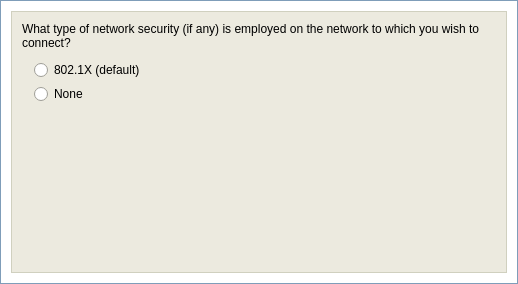
<ui version="4.0" >
 <class>Form</class>
 <widget class="QWidget" name="Form" >
  <property name="geometry" >
   <rect>
    <x>0</x>
    <y>0</y>
    <width>518</width>
    <height>284</height>
   </rect>
  </property>
  <property name="sizePolicy" >
   <sizepolicy vsizetype="Fixed" hsizetype="Fixed" >
    <horstretch>0</horstretch>
    <verstretch>0</verstretch>
   </sizepolicy>
  </property>
  <property name="minimumSize" >
   <size>
    <width>518</width>
    <height>284</height>
   </size>
  </property>
  <property name="maximumSize" >
   <size>
    <width>496</width>
    <height>262</height>
   </size>
  </property>
  <property name="windowTitle" >
   <string>Form</string>
  </property>
  <layout class="QVBoxLayout" >
   <property name="spacing" >
    <number>0</number>
   </property>
   <property name="leftMargin" >
    <number>0</number>
   </property>
   <property name="topMargin" >
    <number>0</number>
   </property>
   <property name="rightMargin" >
    <number>0</number>
   </property>
   <property name="bottomMargin" >
    <number>0</number>
   </property>
   <item>
    <widget class="QFrame" name="frameOuterCosmetic" >
     <property name="sizePolicy" >
      <sizepolicy vsizetype="Fixed" hsizetype="Preferred" >
       <horstretch>0</horstretch>
       <verstretch>0</verstretch>
      </sizepolicy>
     </property>
     <property name="minimumSize" >
      <size>
       <width>16</width>
       <height>284</height>
      </size>
     </property>
     <property name="palette" >
      <palette>
       <active>
        <colorrole role="WindowText" >
         <brush brushstyle="SolidPattern" >
          <color alpha="255" >
           <red>127</red>
           <green>157</green>
           <blue>185</blue>
          </color>
         </brush>
        </colorrole>
        <colorrole role="Base" >
         <brush brushstyle="SolidPattern" >
          <color alpha="255" >
           <red>255</red>
           <green>255</green>
           <blue>255</blue>
          </color>
         </brush>
        </colorrole>
        <colorrole role="Window" >
         <brush brushstyle="SolidPattern" >
          <color alpha="255" >
           <red>255</red>
           <green>255</green>
           <blue>255</blue>
          </color>
         </brush>
        </colorrole>
       </active>
       <inactive>
        <colorrole role="WindowText" >
         <brush brushstyle="SolidPattern" >
          <color alpha="255" >
           <red>127</red>
           <green>157</green>
           <blue>185</blue>
          </color>
         </brush>
        </colorrole>
        <colorrole role="Base" >
         <brush brushstyle="SolidPattern" >
          <color alpha="255" >
           <red>255</red>
           <green>255</green>
           <blue>255</blue>
          </color>
         </brush>
        </colorrole>
        <colorrole role="Window" >
         <brush brushstyle="SolidPattern" >
          <color alpha="255" >
           <red>255</red>
           <green>255</green>
           <blue>255</blue>
          </color>
         </brush>
        </colorrole>
       </inactive>
       <disabled>
        <colorrole role="WindowText" >
         <brush brushstyle="SolidPattern" >
          <color alpha="255" >
           <red>127</red>
           <green>127</green>
           <blue>127</blue>
          </color>
         </brush>
        </colorrole>
        <colorrole role="Base" >
         <brush brushstyle="SolidPattern" >
          <color alpha="255" >
           <red>255</red>
           <green>255</green>
           <blue>255</blue>
          </color>
         </brush>
        </colorrole>
        <colorrole role="Window" >
         <brush brushstyle="SolidPattern" >
          <color alpha="255" >
           <red>255</red>
           <green>255</green>
           <blue>255</blue>
          </color>
         </brush>
        </colorrole>
       </disabled>
      </palette>
     </property>
     <property name="autoFillBackground" >
      <bool>true</bool>
     </property>
     <property name="frameShape" >
      <enum>QFrame::Box</enum>
     </property>
     <property name="frameShadow" >
      <enum>QFrame::Plain</enum>
     </property>
     <layout class="QVBoxLayout" >
      <property name="spacing" >
       <number>10</number>
      </property>
      <property name="leftMargin" >
       <number>10</number>
      </property>
      <property name="topMargin" >
       <number>10</number>
      </property>
      <property name="rightMargin" >
       <number>10</number>
      </property>
      <property name="bottomMargin" >
       <number>10</number>
      </property>
      <item>
       <widget class="QFrame" name="frame" >
        <property name="palette" >
         <palette>
          <active>
           <colorrole role="WindowText" >
            <brush brushstyle="SolidPattern" >
             <color alpha="255" >
              <red>208</red>
              <green>208</green>
              <blue>191</blue>
             </color>
            </brush>
           </colorrole>
           <colorrole role="Base" >
            <brush brushstyle="SolidPattern" >
             <color alpha="255" >
              <red>255</red>
              <green>255</green>
              <blue>255</blue>
             </color>
            </brush>
           </colorrole>
           <colorrole role="Window" >
            <brush brushstyle="SolidPattern" >
             <color alpha="255" >
              <red>236</red>
              <green>234</green>
              <blue>223</blue>
             </color>
            </brush>
           </colorrole>
          </active>
          <inactive>
           <colorrole role="WindowText" >
            <brush brushstyle="SolidPattern" >
             <color alpha="255" >
              <red>208</red>
              <green>208</green>
              <blue>191</blue>
             </color>
            </brush>
           </colorrole>
           <colorrole role="Base" >
            <brush brushstyle="SolidPattern" >
             <color alpha="255" >
              <red>255</red>
              <green>255</green>
              <blue>255</blue>
             </color>
            </brush>
           </colorrole>
           <colorrole role="Window" >
            <brush brushstyle="SolidPattern" >
             <color alpha="255" >
              <red>236</red>
              <green>234</green>
              <blue>223</blue>
             </color>
            </brush>
           </colorrole>
          </inactive>
          <disabled>
           <colorrole role="WindowText" >
            <brush brushstyle="SolidPattern" >
             <color alpha="255" >
              <red>118</red>
              <green>116</green>
              <blue>108</blue>
             </color>
            </brush>
           </colorrole>
           <colorrole role="Base" >
            <brush brushstyle="SolidPattern" >
             <color alpha="255" >
              <red>236</red>
              <green>234</green>
              <blue>223</blue>
             </color>
            </brush>
           </colorrole>
           <colorrole role="Window" >
            <brush brushstyle="SolidPattern" >
             <color alpha="255" >
              <red>236</red>
              <green>234</green>
              <blue>223</blue>
             </color>
            </brush>
           </colorrole>
          </disabled>
         </palette>
        </property>
        <property name="autoFillBackground" >
         <bool>true</bool>
        </property>
        <property name="frameShape" >
         <enum>QFrame::Box</enum>
        </property>
        <property name="frameShadow" >
         <enum>QFrame::Plain</enum>
        </property>
        <layout class="QVBoxLayout" >
         <property name="spacing" >
          <number>10</number>
         </property>
         <property name="leftMargin" >
          <number>10</number>
         </property>
         <property name="topMargin" >
          <number>10</number>
         </property>
         <property name="rightMargin" >
          <number>10</number>
         </property>
         <property name="bottomMargin" >
          <number>10</number>
         </property>
         <item>
          <widget class="QLabel" name="labelMessage" >
           <property name="palette" >
            <palette>
             <active>
              <colorrole role="WindowText" >
               <brush brushstyle="SolidPattern" >
                <color alpha="255" >
                 <red>0</red>
                 <green>0</green>
                 <blue>0</blue>
                </color>
               </brush>
              </colorrole>
             </active>
             <inactive>
              <colorrole role="WindowText" >
               <brush brushstyle="SolidPattern" >
                <color alpha="255" >
                 <red>0</red>
                 <green>0</green>
                 <blue>0</blue>
                </color>
               </brush>
              </colorrole>
             </inactive>
             <disabled>
              <colorrole role="WindowText" >
               <brush brushstyle="SolidPattern" >
                <color alpha="255" >
                 <red>118</red>
                 <green>116</green>
                 <blue>108</blue>
                </color>
               </brush>
              </colorrole>
             </disabled>
            </palette>
           </property>
           <property name="font" >
            <font>
             <family>Arial</family>
             <pointsize>9</pointsize>
            </font>
           </property>
           <property name="text" >
            <string>What type of network security (if any) is employed on the network to which you wish to connect?</string>
           </property>
           <property name="wordWrap" >
            <bool>true</bool>
           </property>
          </widget>
         </item>
         <item>
          <widget class="QFrame" name="frame_3" >
           <property name="frameShape" >
            <enum>QFrame::NoFrame</enum>
           </property>
           <property name="frameShadow" >
            <enum>QFrame::Raised</enum>
           </property>
           <layout class="QVBoxLayout" >
            <property name="spacing" >
             <number>4</number>
            </property>
            <property name="leftMargin" >
             <number>12</number>
            </property>
            <property name="topMargin" >
             <number>0</number>
            </property>
            <property name="rightMargin" >
             <number>0</number>
            </property>
            <property name="bottomMargin" >
             <number>0</number>
            </property>
            <item>
             <widget class="QRadioButton" name="radioDot1X" >
              <property name="palette" >
               <palette>
                <active>
                 <colorrole role="WindowText" >
                  <brush brushstyle="SolidPattern" >
                   <color alpha="255" >
                    <red>0</red>
                    <green>0</green>
                    <blue>0</blue>
                   </color>
                  </brush>
                 </colorrole>
                </active>
                <inactive>
                 <colorrole role="WindowText" >
                  <brush brushstyle="SolidPattern" >
                   <color alpha="255" >
                    <red>0</red>
                    <green>0</green>
                    <blue>0</blue>
                   </color>
                  </brush>
                 </colorrole>
                </inactive>
                <disabled>
                 <colorrole role="WindowText" >
                  <brush brushstyle="SolidPattern" >
                   <color alpha="255" >
                    <red>118</red>
                    <green>116</green>
                    <blue>108</blue>
                   </color>
                  </brush>
                 </colorrole>
                </disabled>
               </palette>
              </property>
              <property name="font" >
               <font>
                <family>Arial</family>
                <pointsize>9</pointsize>
               </font>
              </property>
              <property name="text" >
               <string>802.1X (default)</string>
              </property>
             </widget>
            </item>
            <item>
             <widget class="QRadioButton" name="radioNone" >
              <property name="palette" >
               <palette>
                <active>
                 <colorrole role="WindowText" >
                  <brush brushstyle="SolidPattern" >
                   <color alpha="255" >
                    <red>0</red>
                    <green>0</green>
                    <blue>0</blue>
                   </color>
                  </brush>
                 </colorrole>
                </active>
                <inactive>
                 <colorrole role="WindowText" >
                  <brush brushstyle="SolidPattern" >
                   <color alpha="255" >
                    <red>0</red>
                    <green>0</green>
                    <blue>0</blue>
                   </color>
                  </brush>
                 </colorrole>
                </inactive>
                <disabled>
                 <colorrole role="WindowText" >
                  <brush brushstyle="SolidPattern" >
                   <color alpha="255" >
                    <red>118</red>
                    <green>116</green>
                    <blue>108</blue>
                   </color>
                  </brush>
                 </colorrole>
                </disabled>
               </palette>
              </property>
              <property name="font" >
               <font>
                <family>Arial</family>
                <pointsize>9</pointsize>
               </font>
              </property>
              <property name="text" >
               <string>None</string>
              </property>
             </widget>
            </item>
           </layout>
          </widget>
         </item>
         <item>
          <spacer>
           <property name="orientation" >
            <enum>Qt::Vertical</enum>
           </property>
           <property name="sizeHint" >
            <size>
             <width>20</width>
             <height>40</height>
            </size>
           </property>
          </spacer>
         </item>
        </layout>
       </widget>
      </item>
     </layout>
    </widget>
   </item>
  </layout>
 </widget>
 <resources/>
 <connections/>
</ui>
